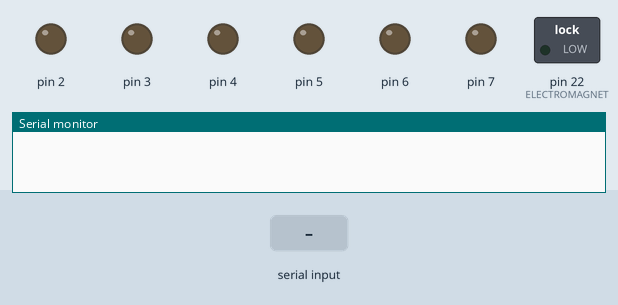
Simulated run of this sketch. Board: Arduino Mega 2560, built with avr-gcc and run on an emulated ATmega2560. Shown: switched loads named in the sketch (green lamp = pin HIGH), output pins drawn as LEDs (lit = HIGH), the last lines printed to the serial monitor. Inputs (shaded band) come from the test bench.

Above: at 1.2 s.
1.3 s: "1\n" received over Serial
At 1.6 s:
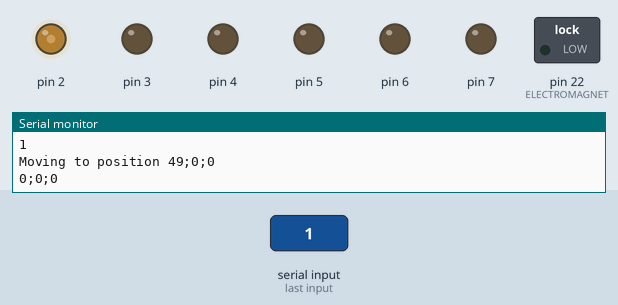
At 4.1 s:
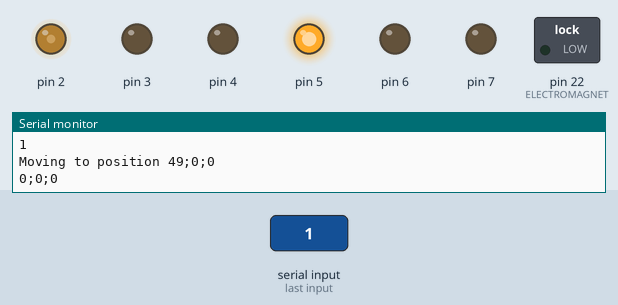
4.3 s: byte 10 ('\n') received over Serial
7.3 s: "0\n" received over Serial
At 12.8 s:
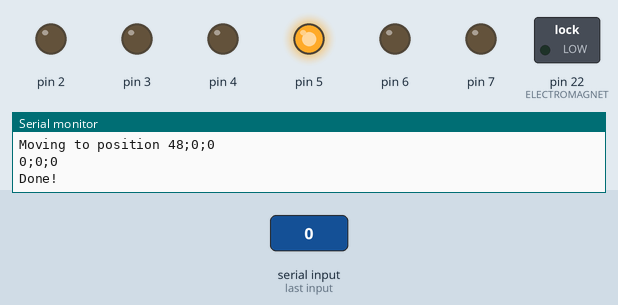
Timing chart, 0 to 14.3 s (numbered marks = the images above; inputs shaded):
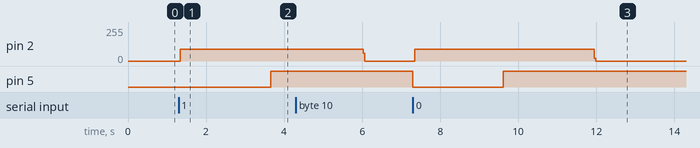

The sketch:

Robotlager.ino
```cpp
#include "StepperController.h"
#include "Vector3D.h"

#define X_DIR 5
#define Y_DIR 6
#define Z_DIR 7

#define X_STP 2
#define Y_STP 3
#define Z_STP 4

#define WAITING 0
#define MOVING_X_Y 1
#define MOVING_Z 2
#define CALIBRATING 3

#define ELECTROMAGNET 22

#define CALIBRATION_X 24
#define CALIBRATION_Y 25

int STATUS = WAITING;

bool electroMagnetEnabled = false;
bool lastElectroMagnet = false;

bool calibrated = true;
bool calibratedX = false;
bool calibratedY = false;

const uint8_t MAX_MESSAGE_LENGTH = 8;

int currentPos = 0;

StepperController stepperX(X_DIR, X_STP, 30, 48000, 1);
StepperController stepperY(Y_DIR, Y_STP, 15, 28500, -1); // TODO: Fix max steps
StepperController stepperZ(Z_DIR, Z_STP, 40, 30000, 1);  // TODO: Fix max steps

uint8_t *data = (uint8_t *)malloc(7 * sizeof(uint8_t));

Vector3D positions[2];

void setup()
{
  Serial.begin(9600);
  stepperX.init();
  stepperY.init();
  stepperZ.init();

  pinMode(ELECTROMAGNET, OUTPUT);
}

void loop()
{

  while (Serial.available() > 0)
  {
    static char message[MAX_MESSAGE_LENGTH];
    static uint8_t messagePos = 0;

    char inByte = Serial.read();

    if (inByte == '\n' || messagePos >= MAX_MESSAGE_LENGTH)
    {
      message[messagePos] = '\0';
      messagePos = 0;

      Serial.println(message);

      positions[0] = Vector3D(message[0], message[1], message[2]);
      positions[1] = Vector3D(message[3], message[4], message[5]);

      Serial.print("Moving to position ");
      Serial.print(positions[0].x);
      Serial.print(";");
      Serial.print(positions[0].y);
      Serial.print(";");
      Serial.println(positions[0].z);
      Serial.print(positions[1].x);
      Serial.print(";");
      Serial.print(positions[1].y);
      Serial.print(";");
      Serial.println(positions[1].z);

      // break;
      stepperX.movePercentage(positions[0].x);
      stepperY.movePercentage(positions[0].y);
      STATUS = MOVING_X_Y;

      currentPos = 0;

      break;
    }

    message[messagePos] = inByte;
    messagePos++;
  }

  if (!calibrated)
  {

    if (digitalRead(CALIBRATION_X)) {
      stepperX.setCurrentSteps(0);
      Serial.println("Calibrated X");
      calibratedX = true;
    }

    if (digitalRead(CALIBRATION_Y)) {
      stepperY.setCurrentSteps(0);
      Serial.println("Calibrated Y");
      calibratedY = true;
    }

    if (calibratedX && calibratedY) {
      calibrated = true;
      Serial.println("Calibrated");
    }

    if (!calibratedX) {
      stepperX.moveTo(stepperX.getCurrentSteps() - 1);
      stepperX.step();
    }

    if (!calibratedY) {
      stepperY.moveTo(stepperY.getCurrentSteps() - 1);
      stepperY.step();
    }

    return;
  }

  if (STATUS == MOVING_X_Y)
  {
    if (moveXY()) {
      return;
    }
  }

  // If moveZ is done
  if (STATUS == MOVING_Z && !stepperZ.isMoving())
  {

    checkZ();

    // Check if we are done or if we need to pick up the box
  }

  stepperX.step();
  stepperY.step();
  stepperZ.step();

  if (electroMagnetEnabled != lastElectroMagnet) {
    // electromagnet changed
    digitalWrite(ELECTROMAGNET, electroMagnetEnabled);
    delay(1000);
  }

  lastElectroMagnet = electroMagnetEnabled;
}

int moveXY()
{
  if (stepperX.isMoving() || stepperY.isMoving())
  {
    return 0;
  }

  // If we are at fromX;fromY, move Z to fromZ, otherwise move Z to toZ
  if (currentPos == 0) {
    // We are at fromX;fromY
    stepperZ.movePercentage(positions[0].z);
    STATUS = MOVING_Z;
    currentPos = 1;
    return 1;
  }

  if (currentPos == 1) {
    // We are at toX;toY
    stepperZ.movePercentage(positions[1].z);
    STATUS = MOVING_Z;
    currentPos = 2;
    return 1;
  }

  // Done
  STATUS = WAITING;
  Serial.println("Done!");
}

void checkZ()
{
  if (stepperZ.getCurrentSteps() == 0 && !stepperZ.isMoving())
  {

    // If we are at fromX;fromY, move to toX;toY, otherwise move to 0 and wait
    if (currentPos == 1) {
      // We are at fromX;fromY, move to toX;toY
      stepperX.movePercentage(positions[1].x);
      stepperY.movePercentage(positions[1].y);
      STATUS = MOVING_X_Y;
      return;
    }

    if (currentPos == 2) {
      // We are at toX;toY, move to 0
      // stepperX.movePercentage(0);
      // stepperY.movePercentage(0);
      // STATUS = MOVING_X_Y;
      STATUS = WAITING;
      Serial.println("Done!");
      return;
    }

    return;
  }

  if (currentPos == 1) {
    // We are at fromX;fromY, enable electromagnet and move to z=0
    electroMagnetEnabled = true;
  } else if (currentPos == 2) {
    // Enable electromagnet
    // Move Z to 0
    electroMagnetEnabled = false;
  }

  stepperZ.movePercentage(0);
  STATUS = MOVING_Z;
}

// void loop() {
//   if (Serial.available() > 0) {
//     String data = Serial.readString();
//     int percentage = data.toInt();
//     Serial.println(percentage);

//     stepperX.movePercentage(percentage);
//     stepperY.movePercentage(percentage);
//   }

//   if (stepperY.isMoving()) {
//     stepperY.step();
//   }

//   if (stepperX.isMoving()) {

//     stepperX.step();
//   }
// }
```

StepperController.cpp
```cpp
#include "StepperController.h"
#include <Arduino.h>

StepperController::StepperController(int dir, int stp, int delayTime, long int maxSteps, int directionOverride)
{

        _dir = dir;
    _stp = stp;
    _delayTime = delayTime;
    _maxSteps = maxSteps;
    _directionOverride = directionOverride;
}

void StepperController::init()
{
    pinMode(_dir, OUTPUT);
    pinMode(_stp, OUTPUT);
}

void StepperController::_step(bool dir)
{
    digitalWrite(_dir, _currentdir == 0 ? HIGH : LOW);
    digitalWrite(_stp, HIGH);
    delayMicroseconds(_delayTime);
    digitalWrite(_stp, LOW);
    delayMicroseconds(_delayTime);

    _currentSteps += _currentdir == 1 ? 1 : -1;
}

void StepperController::moveTo(long int steps)
{
    if (_isMoving)
    {
        return;
    }

    _isMoving = true;
    // Set _currentDir
    _currentdir = steps - _currentSteps > 0;
    _moveTo = steps;
}

int StepperController::movePercentage(int percentage)
{
    // Remap percentage (0-100) to steps (0-_maxSteps)
    long int steps = percentage * _maxSteps / 100;

    moveTo(steps * _directionOverride);
}

void StepperController::step()
{
    if (!_isMoving)
    {
        return;
    }

    if (_currentSteps == _moveTo)
    {
        _isMoving = false;
        return;
    }
    // Serial.println(_moveTo);
    _step(_currentdir);
}

void StepperController::calibrate()
{
    _currentSteps = 0;
}
```

StepperController.h
```cpp
class StepperController
{

private:
    int _dir;
    int _stp;
    int _delayTime = 30;
    long int _currentSteps = 0;
    bool _isMoving = false;
    bool _currentdir = false;
    long int _moveTo = 0;
    long int _maxSteps;
    int _directionOverride;

    void _step(bool dir);

public:
    StepperController(int dir, int stp, int delayTime, long int maxSteps, int directionOverride);
    void init();

    void moveTo(long int steps);
    int movePercentage(int percentage);
    void step();

    void calibrate();

    bool isMoving() { return _isMoving; };
    int getCurrentPercentage() { return _currentSteps / _maxSteps * 100; };
    int getCurrentSteps() { return _currentSteps; };
    void setCurrentSteps(long int steps) { _currentSteps = steps; };

};
```

Vector3D.h
```cpp
struct Vector3D
{
    long int x, y, z;

    Vector3D(long int x, long int y, long int z)
    {
        this->x = x;
        this->y = y;
        this->z = z;
    }

    Vector3D()
    {
        this->x = 0;
        this->y = 0;
        this->z = 0;
    }

    Vector3D operator+(const Vector3D &other)
    {
        return Vector3D(this->x + other.x, this->y + other.y, this->z + other.z);
    }

    Vector3D operator-(const Vector3D &other)
    {
        return Vector3D(this->x - other.x, this->y - other.y, this->z - other.z);
    }
};
```

Measured:
- after the input at 1.3 s, pin 2: 0/255 → 88/255 at once; pin 5: LOW → HIGH after 2.4 s
- after the input at 7.3 s, pin 2: 0/255 → 88/255 at once, → 0/255 4.6 s later; pin 5: HIGH → LOW at once, → HIGH 2.3 s later
